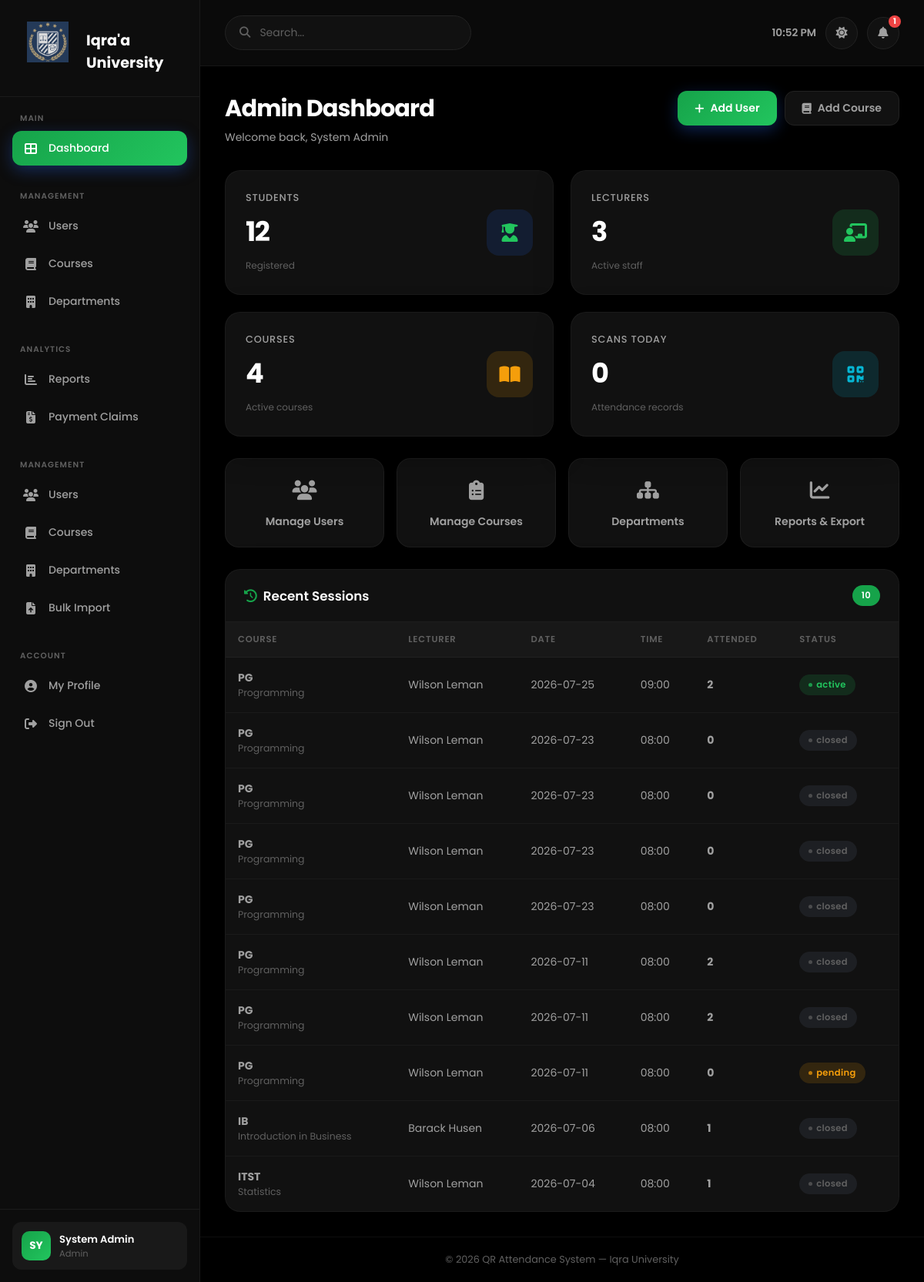
Screenshot of /admin/dashboard (signed in) with the database file from the repository.
### tables this page shows
CREATE TABLE `sessions` (
  `id` int(10) UNSIGNED NOT NULL,
  `course_id` int(10) UNSIGNED NOT NULL,
  `lecturer_id` int(10) UNSIGNED NOT NULL,
  `title` varchar(180) DEFAULT NULL,
  `session_date` date NOT NULL,
  `start_time` time NOT NULL,
  `end_time` time NOT NULL,
  `qr_token` varchar(64) NOT NULL,
  `qr_expires_at` timestamp NOT NULL DEFAULT '1999-12-31 22:00:00',
  `qr_image_path` varchar(255) DEFAULT NULL,
  `status` enum('pending','active','closed') NOT NULL DEFAULT 'pending',
  `created_at` timestamp NOT NULL DEFAULT current_timestamp()
);

CREATE TABLE `courses` (
  `id` int(10) UNSIGNED NOT NULL,
  `department_id` int(10) UNSIGNED DEFAULT NULL,
  `lecturer_id` int(10) UNSIGNED DEFAULT NULL,
  `code` varchar(30) NOT NULL,
  `name` varchar(180) NOT NULL,
  `description` text DEFAULT NULL,
  `credit_hours` tinyint(3) UNSIGNED DEFAULT 3,
  `semester` tinyint(3) UNSIGNED DEFAULT NULL,
  `year_of_study` tinyint(3) UNSIGNED DEFAULT NULL,
  `academic_year` varchar(10) DEFAULT NULL,
  `is_active` tinyint(1) NOT NULL DEFAULT 1,
  `created_at` timestamp NOT NULL DEFAULT current_timestamp()
);

### app/views/admin/dashboard.php (the view, shortened to what the rows shown need)
<div class="page-title">
    <div>
        <h1>Admin Dashboard</h1>
        <p>Welcome back, <?= htmlspecialchars($user['name']) ?></p>
    </div>
    <div class="actions">
        <a href="<?= BASE_URL ?>/admin/users/create" class="btn btn-primary">
            <i class="fas fa-plus"></i> Add User
        </a>
        <a href="<?= BASE_URL ?>/admin/courses/create" class="btn btn-secondary">
            <i class="fas fa-book"></i> Add Course
        </a>
    </div>
</div>
<div class="stats">
    <a href="<?= BASE_URL ?>/admin/users?filter=student" class="stat-card" style="text-decoration:none;cursor:pointer">
        <div class="stat-info">
            <h3>Students</h3>
            <h1 data-counter="<?= (int)$stats['students'] ?>"><?= (int)$stats['students'] ?></h1>
            <small>Registered</small>
        </div>
        <div class="stat-icon blue"><i class="fas fa-user-graduate"></i></div>
    </a>
    <a href="<?= BASE_URL ?>/admin/users?filter=lecturer" class="stat-card" style="text-decoration:none;cursor:pointer">
        <div class="stat-info">
            <h3>Lecturers</h3>
            <h1 data-counter="<?= (int)$stats['lecturers'] ?>"><?= (int)$stats['lecturers'] ?></h1>
            <small>Active staff</small>
        </div>
        <div class="stat-icon green"><i class="fas fa-chalkboard-teacher"></i></div>
    </a>
    <a href="<?= BASE_URL ?>/admin/courses" class="stat-card" style="text-decoration:none;cursor:pointer">
        <div class="stat-info">
            <h3>Courses</h3>
            <h1 data-counter="<?= (int)$stats['courses'] ?>"><?= (int)$stats['courses'] ?></h1>
            <small>Active courses</small>
        </div>
        <div class="stat-icon amber"><i class="fas fa-book-open"></i></div>
    </a>
    <a href="<?= BASE_URL ?>/admin/reports" class="stat-card" style="text-decoration:none;cursor:pointer">
        <div class="stat-info">
            <h3>Scans Today</h3>
            <h1 data-counter="<?= (int)$stats['today'] ?>"><?= (int)$stats['today'] ?></h1>
            <small>Attendance records</small>
        </div>
        <div class="stat-icon cyan"><i class="fas fa-qrcode"></i></div>
    </a>
</div>
<div class="admin-nav-grid">
    <a href="<?= BASE_URL ?>/admin/users" class="admin-nav-card">
        <div class="admin-nav-icon"><i class="fas fa-users"></i></div>
        Manage Users
    </a>
    <a href="<?= BASE_URL ?>/admin/courses" class="admin-nav-card">
        <div class="admin-nav-icon"><i class="fas fa-clipboard-list"></i></div>
        Manage Courses
    </a>
    <a href="<?= BASE_URL ?>/admin/departments" class="admin-nav-card">
        <div class="admin-nav-icon"><i class="fas fa-sitemap"></i></div>
        Departments
    </a>
    <a href="<?= BASE_URL ?>/admin/reports" class="admin-nav-card">
        <div class="admin-nav-icon"><i class="fas fa-chart-line"></i></div>
        Reports & Export
    </a>
</div>
<div class="panel">
    <div class="panel-header">
        <h2><i class="fas fa-history" style="color:var(--primary);margin-right:8px"></i>Recent Sessions</h2>
        <span class="badge badge-count"><?= count($recentSessions) ?></span>
    </div>
    <div class="table-wrap">
        <?php if (empty($recentSessions)): ?>
        <div class="empty-state">
            <div class="empty-icon">📋</div>
            <p>No sessions yet.</p>
        </div>
        <?php else: ?>
        <table class="table">
            <thead>
                <tr>
                    <th>Course</th><th>Lecturer</th><th>Date</th>
                    <th>Time</th><th>Attended</th><th>Status</th>
                </tr>
            </thead>
            <tbody>
            <?php foreach ($recentSessions as $s): ?>
                <tr>
                    <td>
                        <strong><?= htmlspecialchars($s['course_code']) ?></strong>
                        <div style="font-size:.78rem;color:var(--text-muted)"><?= htmlspecialchars($s['course_name']) ?></div>
                    </td>
                    <td><?= htmlspecialchars($s['lecturer_name']) ?></td>
                    <td><?= htmlspecialchars($s['session_date']) ?></td>
                    <td><?= htmlspecialchars(substr($s['start_time'],0,5)) ?></td>
                    <td><strong><?= (int)$s['att_count'] ?></strong></td>
                    <td><span class="badge badge-<?= $s['status'] ?>"><?= $s['status'] ?></span></td>
                </tr>
            <?php endforeach; ?>
            </tbody>
        </table>
        <?php endif; ?>
    </div>
</div>

### app/core/Router.php (shortened to what the rows shown need)
<?php
class Router
{
    private array $routes = [];
    private function addRoute(string $method, string $path, string $handler, array $middleware): void
    {
        $this->routes[] = compact('method', 'path', 'pattern', 'handler', 'middleware');
    }
    public function dispatch(): void
{
    $method     = $_SERVER['REQUEST_METHOD'];
    $requestUri = strtok($_SERVER['REQUEST_URI'], '?');
    $scriptDir  = str_replace('\\', '/', dirname($_SERVER['SCRIPT_NAME']));
    $basePath   = rtrim($scriptDir, '/');
    $uri        = '/' . ltrim(substr($requestUri, strlen($basePath)), '/');
    $uri = preg_replace('#^/index\.php(/|$)#', '/', $uri);
    foreach ($this->routes as $route) {
            if ($route['method'] !== $method) {
                continue;
            }
            if (!preg_match($route['pattern'], $uri, $matches)) {
                continue;
            }
            $params = array_filter($matches, 'is_string', ARRAY_FILTER_USE_KEY);
            [$class, $action] = explode('@', $route['handler']);
            $controller = new $class();
            $controller->$action($params);
            return;
        }
    }
}

### rows the page displays
sessions: course.code "PG", course.name "Programming", lecturer_name "Wilson Leman", session_date "2026-07-25", start_time "09:00", att_count "2", status "active"
sessions: course.code "PG", course.name "Programming", lecturer_name "Wilson Leman", session_date "2026-07-23", start_time "08:00", att_count "0", status "closed"
sessions: course.code "PG", course.name "Programming", lecturer_name "Wilson Leman", session_date "2026-07-23", start_time "08:00", att_count "0", status "closed"
sessions: course.code "PG", course.name "Programming", lecturer_name "Wilson Leman", session_date "2026-07-23", start_time "08:00", att_count "0", status "closed"
sessions: course.code "PG", course.name "Programming", lecturer_name "Wilson Leman", session_date "2026-07-23", start_time "08:00", att_count "0", status "closed"
sessions: course.code "PG", course.name "Programming", lecturer_name "Wilson Leman", session_date "2026-07-11", start_time "08:00", att_count "2", status "closed"
sessions: course.code "PG", course.name "Programming", lecturer_name "Wilson Leman", session_date "2026-07-11", start_time "08:00", att_count "2", status "closed"
sessions: course.code "PG", course.name "Programming", lecturer_name "Wilson Leman", session_date "2026-07-11", start_time "08:00", att_count "0", status "pending"
sessions: course.code "IB", course.name "Introduction in Business", lecturer_name "Barack Husen", session_date "2026-07-06", start_time "08:00", att_count "1", status "closed"
sessions: course.code "ITST", course.name "Statistics", lecturer_name "Wilson Leman", session_date "2026-07-04", start_time "08:00", att_count "1", status "closed"

### other values shown
$stats['students'] "12"
$stats['lecturers'] "3"
$stats['courses'] "4"
$stats['today'] "0"
count($recentSessions) "10"
